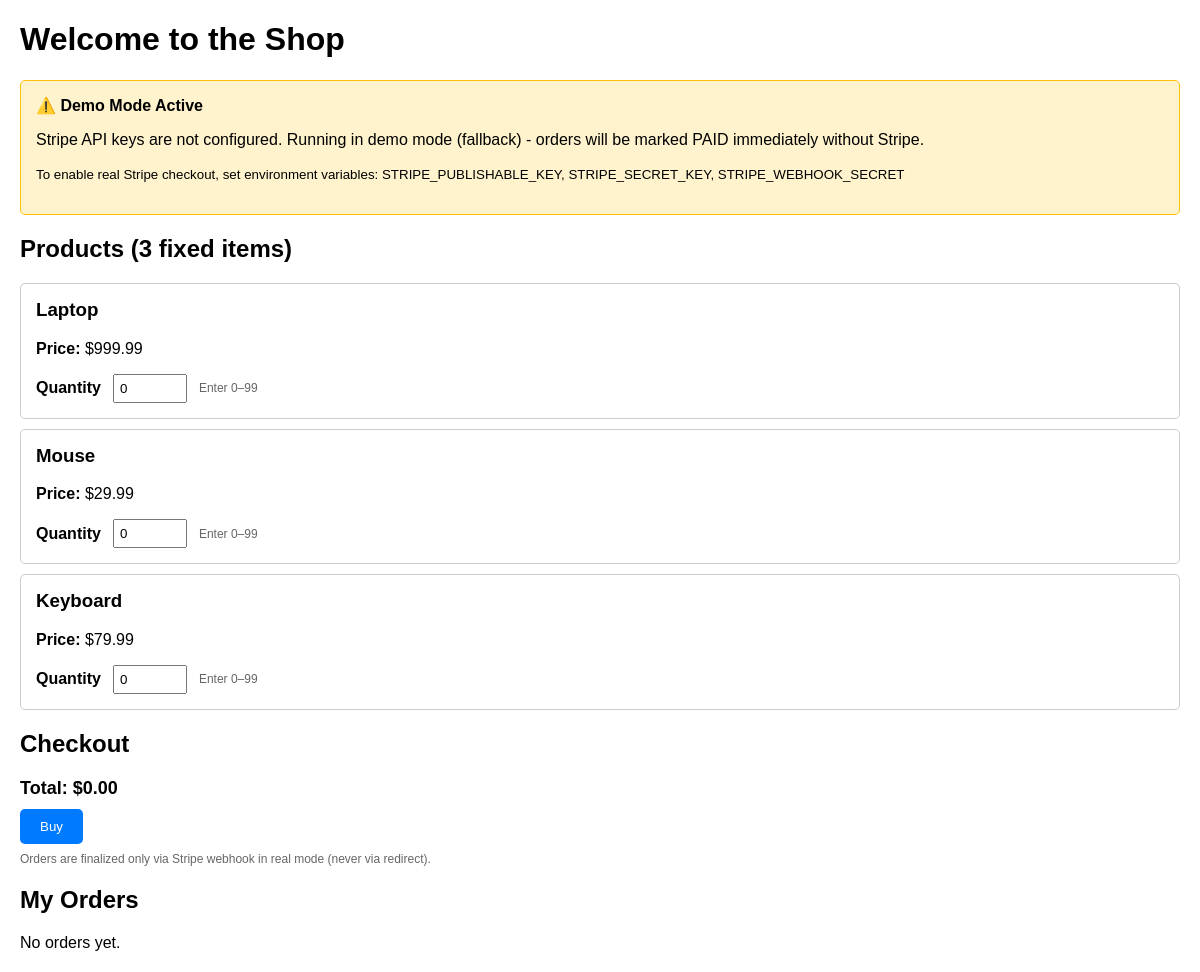
The app's page /, older data.
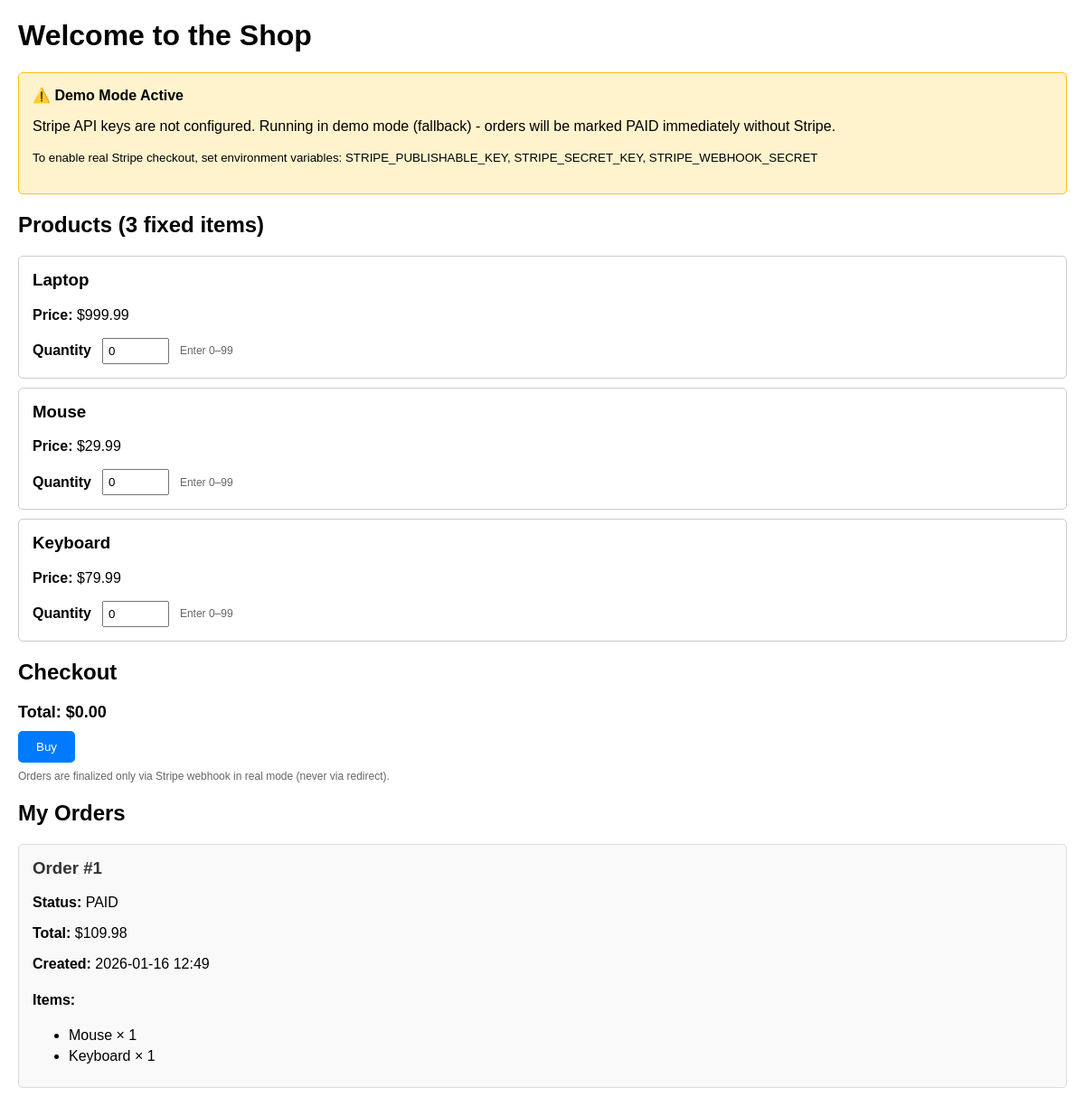
The same page, newer data.
### core/models.py (models this page shows, shortened)
class Product(models.Model):
    name = models.CharField(max_length=255)
    price_cents = models.IntegerField()  # Price in cents
    class Meta:
        ordering = ['id']

class Order(models.Model):
    STATUS_PENDING = 'PENDING'
    STATUS_PAID = 'PAID'
    STATUS_FAILED = 'FAILED'
    STATUS_CHOICES = [
        (STATUS_PENDING, 'Pending'),
        (STATUS_PAID, 'Paid'),
        (STATUS_FAILED, 'Failed'),
    ]
    session_id = models.CharField(max_length=255, unique=True)
    status = models.CharField(max_length=20, choices=STATUS_CHOICES, default=STATUS_PENDING)
    total_cents = models.IntegerField()
    created_at = models.DateTimeField(auto_now_add=True)
    class Meta:
        ordering = ['-created_at']

class OrderItem(models.Model):
    order = models.ForeignKey(Order, on_delete=models.CASCADE, related_name='items')
    product = models.ForeignKey(Product, on_delete=models.PROTECT)
    quantity = models.IntegerField()
    class Meta:
        unique_together = ['order', 'product']

### core/views.py (the view)
# urls.py: path('', views.index, name='index'),
@ensure_csrf_cookie
def index(request):
    products = list(Product.objects.order_by('id')[:3])
    for p in products:
        p.price_display = f"{p.price_cents / 100:.2f}"
    paid_orders = list(
        Order.objects.filter(status=Order.STATUS_PAID).prefetch_related('items__product')
    )
    for o in paid_orders:
        o.total_display = f"{o.total_cents / 100:.2f}"
    stripe_configured = settings.STRIPE_KEY_PRESENT
    demo_mode = settings.STRIPE_DEMO_MODE
    return render(request, 'core/index.html', {
        'products': products,
        'orders': paid_orders,
        'stripe_public_key': settings.STRIPE_PUBLISHABLE_KEY if stripe_configured else 'pk_demo_mode',
        'stripe_configured': stripe_configured,
        'demo_mode': demo_mode,
    })

### core/templates/core/index.html (shortened to what this page needs)
<!DOCTYPE html>
<html lang="en">
<head>
</head>
<body>
    <h1>Welcome to the Shop</h1>
    {% if demo_mode %}
    <div style="background-color: #fff3cd; border: 1px solid #ffc107; padding: 15px; margin-bottom: 20px; border-radius: 5px;">
        <strong>⚠️ Demo Mode Active</strong>
        <p>Stripe API keys are not configured. Running in demo mode (fallback) - orders will be marked PAID immediately without Stripe.</p>
        <p><small>To enable real Stripe checkout, set environment variables: STRIPE_PUBLISHABLE_KEY, STRIPE_SECRET_KEY, STRIPE_WEBHOOK_SECRET</small></p>
    </div>
    {% endif %}
    <section id="products">
        <h2>Products (3 fixed items)</h2>
        {% for product in products %}
            <div class="product-card">
                <h3>{{ product.name }}</h3>
                <p><strong>Price:</strong> ${{ product.price_display }}</p>
                <div class="qty-row">
                    <label for="qty-{{ product.id }}"><strong>Quantity</strong></label>
                    <input
                        type="number"
                        id="qty-{{ product.id }}"
                        class="quantity-input"
                        data-product-id="{{ product.id }}"
                        data-price-cents="{{ product.price_cents }}"
                        min="0"
                        value="0"
                    >
                    <span class="muted">Enter 0–99</span>
                </div>
            </div>
        {% empty %}
            <p>No products available.</p>
        {% endfor %}
    </section>
    <section id="checkout">
        <h2>Checkout</h2>
        <div id="cart-total">Total: $0.00</div>
        <button id="checkout-button" onclick="checkout()">Buy</button>
        <div class="muted" style="margin-top: 8px;">
            Orders are finalized only via Stripe webhook in real mode (never via redirect).
        </div>
    </section>
    <section id="orders">
        <h2>My Orders</h2>
        {% if orders %}
            {% for order in orders %}
                <div class="order-card">
                    <h3>Order #{{ order.id }}</h3>
                    <p><strong>Status:</strong> {{ order.status }}</p>
                    <p><strong>Total:</strong> ${{ order.total_display }}</p>
                    <p><strong>Created:</strong> {{ order.created_at|date:"Y-m-d H:i" }}</p>
                    <h4>Items:</h4>
                    <ul>
                        {% for item in order.items.all %}
                            <li>{{ item.product.name }} × {{ item.quantity }}</li>
                        {% endfor %}
                    </ul>
                </div>
            {% endfor %}
        {% else %}
            <p>No orders yet.</p>
        {% endif %}
    </section>
</body>
</html>

### core/templates/core/index.html (style rules this page uses)
body { font-family: Arial, sans-serif; margin: 20px; }
.product-card { border: 1px solid #ccc; padding: 15px; margin: 10px 0; border-radius: 5px; }
.product-card h3 { margin-top: 0; }
input[type="number"] { width: 60px; padding: 5px; }
button { padding: 10px 20px; background-color: #007bff; color: white; border: none; border-radius: 5px; cursor: pointer; }
.order-card { border: 1px solid #ddd; padding: 15px; margin: 10px 0; border-radius: 5px; background-color: #f9f9f9; }
.order-card h3 { margin-top: 0; color: #333; }
.order-card ul { margin: 10px 0; }
.order-card li { margin: 5px 0; }
#cart-total { font-size: 18px; font-weight: bold; margin: 10px 0; }
.qty-row { display: flex; align-items: center; gap: 12px; margin-top: 8px; }
.muted { color: #666; font-size: 12px; }

Row changes from the older to the newer data that the page shows:
added Order: id "1", status "PAID", total_display "109.98", created_at "2026-01-16 12:49"
added OrderItem: product.name "Mouse", quantity "1"
added OrderItem: product.name "Keyboard", quantity "1"
Text that changed along with them:
text no longer shown: "No orders yet."
